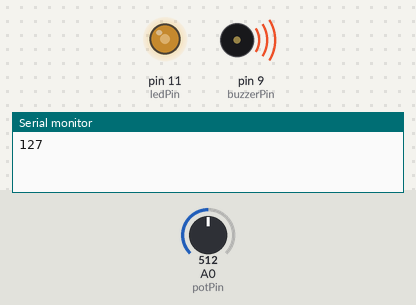
Bench run of a sketch on a simulated Arduino Uno, built with avr-gcc and run on an emulated ATmega328P. Parts: output pins drawn as LEDs (lit = HIGH), buzzer (waves = sounding), the last lines printed to the serial monitor. The test bench sets the inputs (shaded band); at power-on: A0 (potPin) = 512.

Above: at 2.2 s.
2.3 s: A0 (potPin) set to 716
At 3.7 s:
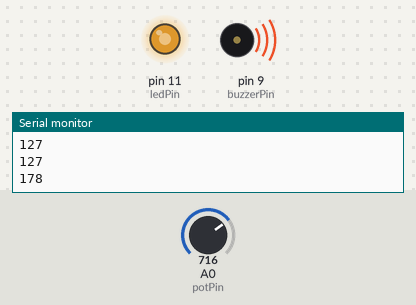
4.7 s: A0 (potPin) set to 900
At 6.6 s:
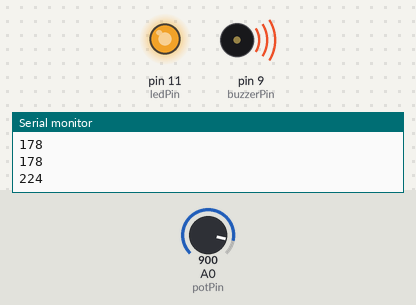
6.9 s: A0 (potPin) set to 122
At 8.3 s:
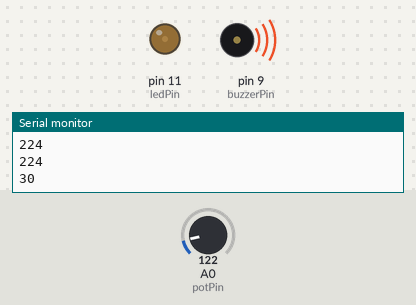
9.1 s: A0 (potPin) set to 0
At 11.0 s:
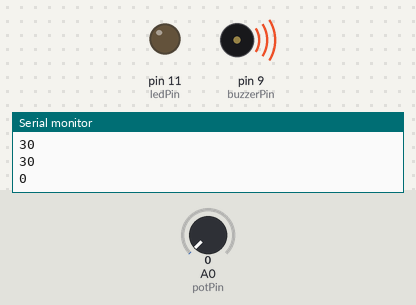
11.3 s: A0 (potPin) set to 511
At 12.9 s:
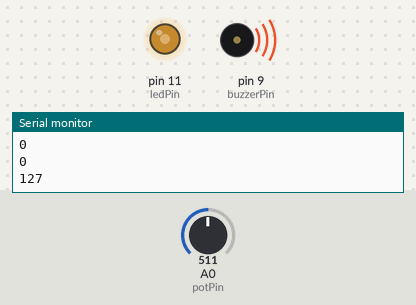
Timing chart, 0 to 14.4 s (numbered marks = the images above; inputs shaded):
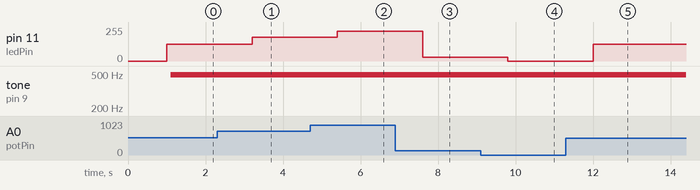

The sketch:

potentiometer.ino
```cpp
 /* Learn how to use a potentiometer to fade an LED with Arduino - Tutorial
   More info and circuit schematic: http://www.ardumotive.com/arduino-tutorials/arduino-fade-led
   Dev: Michalis Vasilakis / Date: 25/10/2014                                                   */


//Constants:
const int ledPin = 11;  //pin 9 has PWM funtion
const int potPin = A0; //pin A0 to read analog input
int buzzerPin = 9; //Define buzzerPin
int value;
void setup(){
  //Input or output?
  pinMode(ledPin, OUTPUT);
  pinMode(potPin, INPUT); //Optional
Serial.begin(9600);
 pinMode(buzzerPin, OUTPUT); //Set buzzerPin as output
  //beep(50); //Beep
 // beep(50); //Beep
  delay(1000); //Add a little delay

}

void loop(){

  value = analogRead(potPin);          //Read and save analog value from potentiometer
  value = map(value, 0, 1023, 0, 255); //Map value 0-1023 to 0-255 (PWM)
  analogWrite(ledPin, value);          //Send PWM value to led
  delay(100);                          //Small delay
 Serial.println(value);
beep(50); //Beep every 500 milliseconds
  delay(500);
 beep(50); //Beep every 500 milliseconds
  delay(500);
}

void beep(unsigned char delayms) { //creating function
  analogWrite(buzzerPin, 191); //Setting pin to high
 // delay(delayms); //Delaying
  //analogWrite(buzzerPin); //Setting pin to LOW
  //delay(delayms); //Delaying

}
```

Measured:
- after the input at 2.3 s, pin 11 (ledPin): 127/255 → 178/255 after 0.90 s
- after the input at 4.7 s, pin 11 (ledPin): 178/255 → 224/255 after 0.70 s
- after the input at 6.9 s, pin 11 (ledPin): 224/255 → 30/255 after 0.70 s
- after the input at 9.1 s, pin 11 (ledPin): 30/255 → 0/255 after 0.70 s
- after the input at 11.3 s, pin 11 (ledPin): 0/255 → 127/255 after 0.70 s
